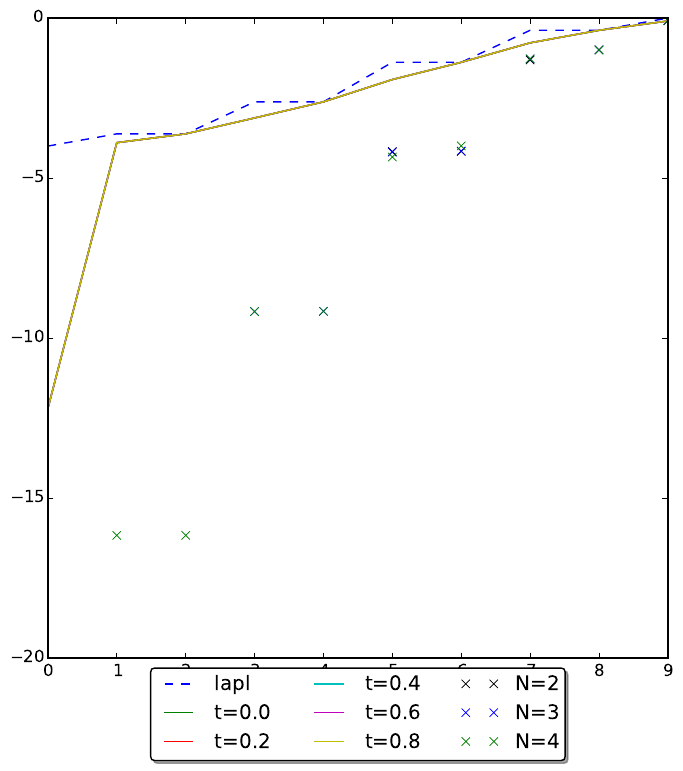

This chart was generated by the following Python code:
from scipy.io import *
from scipy.sparse import linalg as sLA
from scipy import linalg as dLA
import numpy as np
import matplotlib.pyplot as plt



#periodic 1d heat with source al\delta(x-at)(v0-u(t,x)), i.e. 
#\dot{u} = \Delta u + al\delta(x-at)(v0-u(t,x))
#approximate \delta(x-at) as point or as triangle with unit area
#stencil point:
#\dot u_{0}=(u_{N}-2u_0+u_1)/h^2 +al\delta(x_0-at)(v_0-u_0)
#\dot u_{j}=(u_{j-1}-2u_{j}+u_{j+1})/h^2+al\delta(x_j-at)(v_0-u_j), j=N-1..1
#\dot u_{N}=(u_{N-1}-2u_N+u_1)/h^2+al\delta(x_N-at)(v_0-u_N)
#stencil unit area:
#\dot u_{0}=(u_{N}-2u_0+u_1)/h^2 +al*tri(x_0-at,h)(v_0-u_0)/h
#\dot u_{j}=(u_{j-1}-2u_{j}+u_{j+1})/h^2+al*tri(x_j-at,h)(v_0-u_j)/h, j=N-1..1
#\dot u_{N}=(u_{N-1}-2u_N+u_1)/h^2+al*tri(x_N-at,h)(v_0-u_N)/h
#utilizing tri(x,h)=1-|x/h| 0<=x<h, 0 else

alpha=1.0 #5e-4
nu=1.0 #1e-3
L=1.0
N=10
h=L/N
a=1
t0=0.0
te=1.0
nT=5
#main laplacian
A=np.diag(np.ones(N-1),-1)-2*np.diag(np.ones(N))+np.diag(np.ones(N-1),1)
A[0,N-1]=1
A[N-1,0]=1
A=A*nu

eigLapl, v=dLA.eigh(A)
eigLapl=np.sort(eigLapl)
dt=te/nT
allEigs=[]
for k in range(nT):
    t=k*dt
    jc=int(a*t/h)
    B=np.copy(A)
    B[jc,jc] +=-alpha/h
    l,v=dLA.eig(B)
    allEigs.append(np.real(np.sort(l)))

diffEigs=np.zeros(nT)
for k in range(1,nT):
    diffEigs[k-1]=max(abs(allEigs[0]-allEigs[k]))
print "maximal absolute difference of eigenvalues at t and t=0", diffEigs
#print A
plt.figure(num=1,figsize=(8,8))
plt.plot(eigLapl, '--', label='lapl')
for k in range(nT):
    plt.plot(allEigs[k], label='t=%0.1f' % (k*dt))
#eigenvalues from model problem, N=2
eigsN2=np.sort([-0.07957747152, -0.9920221875, -4.167152758, -1.309421233, -4.168043595])
eigsN2=eigsN2[::-1]
posN2=range(N-1,N-len(eigsN2)-1,-1)

eigsN3=np.sort([-0.07957747152, -0.996893609, -9.167314174, -4.154102106, -1.280565482, -9.167871777, -4.188182517])
eigsN3=eigsN3[::-1]
posN3=range(N-1,N-len(eigsN3)-1,-1)

eigsN4=np.sort([-0.07957747152, -1.272238367, -4.341755173, -9.173960806, -16.16697531, -0.998328048, -3.993141516, -9.160222213, -16.16661811])
eigsN4=eigsN4[::-1]
posN4=range(N-1,N-len(eigsN4)-1,-1)

plt.plot(posN2, eigsN2, 'x', label='N=2')
plt.plot(posN3, eigsN3, 'x', label='N=3')
plt.plot(posN4, eigsN4, 'x', label='N=4')
plt.legend(loc='upper center', bbox_to_anchor=(0.5,-0.0), fancybox=True, shadow=True, ncol=3)
#plt.legend(loc='best')#, ncol=6)
#plt.show()
plt.savefig('eigenvalues1D.pdf',bbox_inches='tight')

#for k in range(nT):
#    print max(np.imag(allEigs[k]))
#    plt.plot(np.imag(allEigs[k]))
#plt.show()
